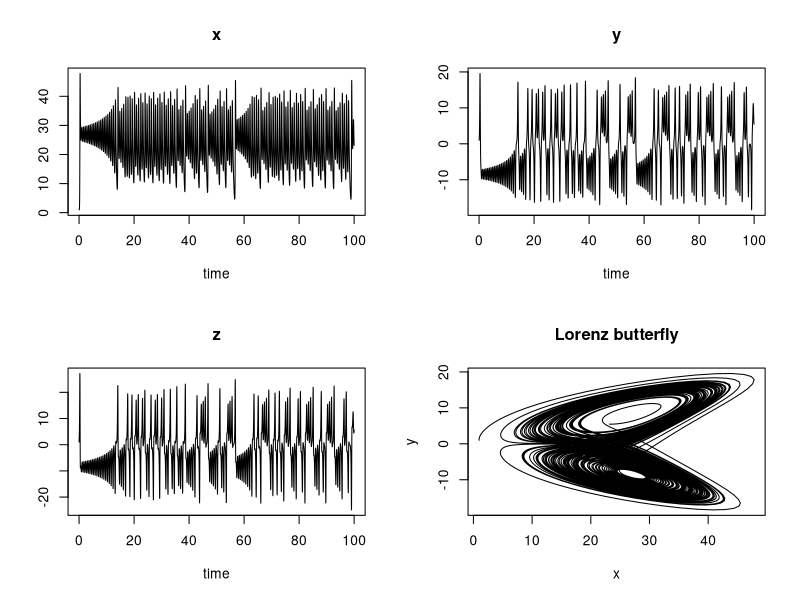
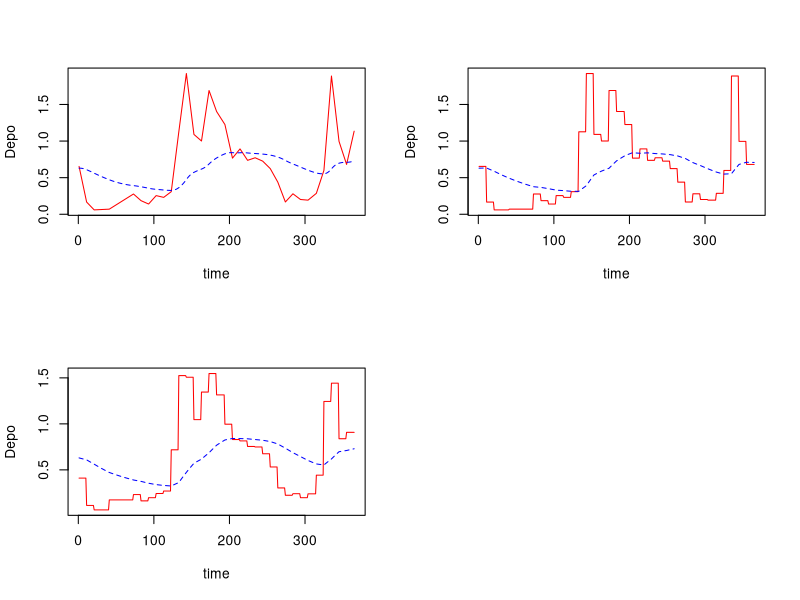
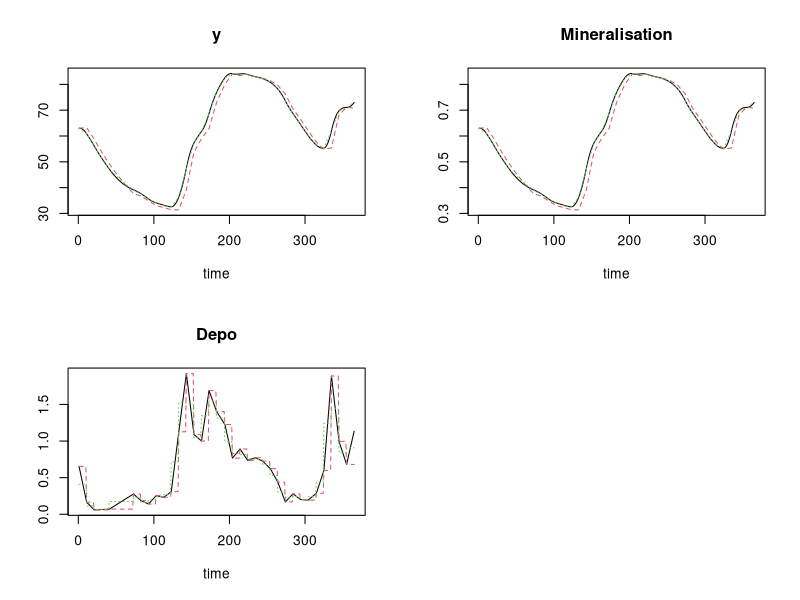

Write R code to recreate these figures, in order.
library(deSolve)


### Name: vode
### Title: Solver for Ordinary Differential Equations (ODE)
### Aliases: vode
### Keywords: math

### ** Examples

## =======================================================================
## ex. 1
## The famous Lorenz equations: chaos in the earth's atmosphere
## Lorenz 1963. J. Atmos. Sci. 20, 130-141.
## =======================================================================

chaos <- function(t, state, parameters) {
  with(as.list(c(state)), {

    dx     <- -8/3 * x + y * z
    dy     <- -10 * (y - z)
    dz     <- -x * y + 28 * y - z

    list(c(dx, dy, dz))
  })
}

state <- c(x = 1, y = 1, z = 1)
times <- seq(0, 100, 0.01)

out   <- vode(state, times, chaos, 0)

plot(out, type = "l")   # all versus time
plot(out[,"x"], out[,"y"], type = "l", main = "Lorenz butterfly",
  xlab = "x", ylab = "y")


## =======================================================================
## ex. 2
## SCOC model, in FORTRAN  - to see the FORTRAN code:
## browseURL(paste(system.file(package="deSolve"),
##                             "/doc/examples/dynload/scoc.f",sep=""))
## example from Soetaert and Herman, 2009, chapter 3. (simplified)
## =======================================================================

## Forcing function data
Flux <- matrix(ncol = 2, byrow = TRUE, data = c(
  1,  0.654, 11, 0.167,  21, 0.060, 41, 0.070, 73, 0.277, 83, 0.186,
  93, 0.140,103, 0.255, 113, 0.231,123, 0.309,133, 1.127,143, 1.923,
  153,1.091,163, 1.001, 173, 1.691,183, 1.404,194, 1.226,204, 0.767,
  214,0.893,224, 0.737, 234, 0.772,244, 0.726,254, 0.624,264, 0.439,
  274,0.168,284, 0.280, 294, 0.202,304, 0.193,315, 0.286,325, 0.599,
  335,1.889,345, 0.996, 355, 0.681,365, 1.135))

parms <- c(k = 0.01)

meanDepo <- mean(approx(Flux[,1], Flux[,2], xout = seq(1, 365, by = 1))$y)

Yini <- c(y = as.double(meanDepo/parms))

times <- 1:365
out <- vode(Yini, times, func = "scocder",
    parms = parms, dllname = "deSolve",
    initforc = "scocforc", forcings = Flux,
    initfunc = "scocpar", nout = 2,
    outnames = c("Mineralisation", "Depo"))

matplot(out[,1], out[,c("Depo", "Mineralisation")], 
        type = "l", col = c("red", "blue"), xlab = "time", ylab = "Depo")

## Constant interpolation of forcing function - left side of interval
fcontrol <- list(method = "constant")

out2 <- vode(Yini, times, func = "scocder",
    parms = parms, dllname = "deSolve",
    initforc = "scocforc",  forcings = Flux, fcontrol = fcontrol,
    initfunc = "scocpar", nout = 2,
    outnames = c("Mineralisation", "Depo"))
matplot(out2[,1], out2[,c("Depo", "Mineralisation")], 
        type = "l", col = c("red", "blue"), xlab = "time", ylab = "Depo")

## Constant interpolation of forcing function - middle of interval
fcontrol <- list(method = "constant", f = 0.5)

out3 <- vode(Yini, times, func = "scocder",
    parms = parms, dllname = "deSolve",
    initforc = "scocforc",  forcings = Flux, fcontrol = fcontrol,
    initfunc = "scocpar", nout = 2,
    outnames = c("Mineralisation", "Depo"))

matplot(out3[,1], out3[,c("Depo", "Mineralisation")], 
        type = "l", col = c("red", "blue"), xlab = "time", ylab = "Depo")

plot(out, out2, out3)
